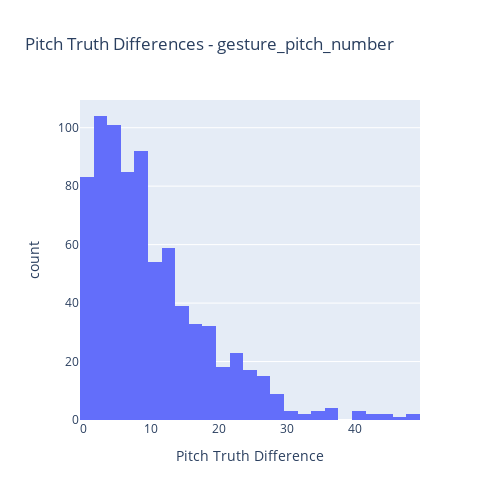
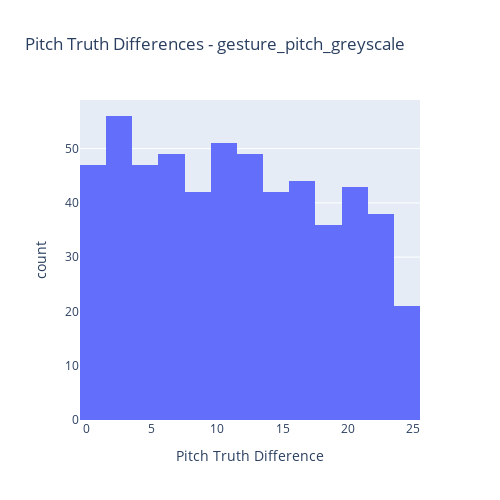
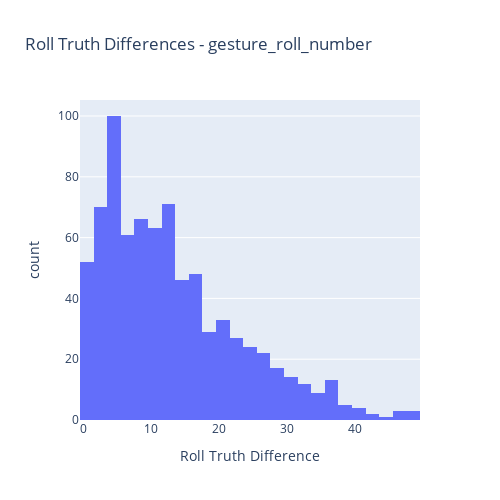

The notebook cell saved with these charts, in order:
### Code cell
def create_histogram_truth_plots(experiment_type, truth_type):
    filtered_df = df[(df['experiment_type'] == experiment_type) & 
                     (df['inputType'] == truth_type["input_type"])]

    fig = px.histogram(filtered_df, x=truth_type["truth_diff"],
                    title=f'{truth_type['label']} Differences - {experiment_type}',
                    labels={f'{truth_type["truth_diff"]}': f'{truth_type["label"]} Difference'})
    fig.update_layout(width=500, height=500)
    fig.show()
    
for experiment_type, truth_type in experiment_truth_type.items():
    create_histogram_truth_plots(experiment_type, truth_type)

### Figure 1 — Plotly figure (JSON) as saved in the notebook; plotly's stock layout.template omitted (floating-point values rounded to 4 significant figures; data arrays with more than 128 entries replaced by an {"elided": "..."} marker saying what was removed)
{"data": [{"alignmentgroup": "True", "bingroup": "x", "hovertemplate": "Pitch Truth Difference=%{x}<br>count=%{y}<extra></extra>", "legendgroup": "", "marker": {"color": "#636efa", "pattern": {"shape": ""}}, "name": "", "offsetgroup": "", "orientation": "v", "showlegend": false, "type": "histogram", "x": {"elided": "786 int values"}, "xaxis": "x", "yaxis": "y"}], "layout": {"barmode": "relative", "height": 500, "legend": {"tracegroupgap": 0}, "title": {"text": "Pitch Truth Differences - gesture_pitch_number"}, "width": 500, "xaxis": {"anchor": "y", "domain": [0, 1], "title": {"text": "Pitch Truth Difference"}}, "yaxis": {"anchor": "x", "domain": [0, 1], "title": {"text": "count"}}}}

### Figure 2 — Plotly figure (JSON) as saved in the notebook; plotly's stock layout.template omitted (floating-point values rounded to 4 significant figures; data arrays with more than 128 entries replaced by an {"elided": "..."} marker saying what was removed)
{"data": [{"alignmentgroup": "True", "bingroup": "x", "hovertemplate": "Pitch Truth Difference=%{x}<br>count=%{y}<extra></extra>", "legendgroup": "", "marker": {"color": "#636efa", "pattern": {"shape": ""}}, "name": "", "offsetgroup": "", "orientation": "v", "showlegend": false, "type": "histogram", "x": {"elided": "565 int values"}, "xaxis": "x", "yaxis": "y"}], "layout": {"barmode": "relative", "height": 500, "legend": {"tracegroupgap": 0}, "title": {"text": "Pitch Truth Differences - gesture_pitch_greyscale"}, "width": 500, "xaxis": {"anchor": "y", "domain": [0, 1], "title": {"text": "Pitch Truth Difference"}}, "yaxis": {"anchor": "x", "domain": [0, 1], "title": {"text": "count"}}}}

### Figure 3 — Plotly figure (JSON) as saved in the notebook; plotly's stock layout.template omitted (floating-point values rounded to 4 significant figures; data arrays with more than 128 entries replaced by an {"elided": "..."} marker saying what was removed)
{"data": [{"alignmentgroup": "True", "bingroup": "x", "hovertemplate": "Roll Truth Difference=%{x}<br>count=%{y}<extra></extra>", "legendgroup": "", "marker": {"color": "#636efa", "pattern": {"shape": ""}}, "name": "", "offsetgroup": "", "orientation": "v", "showlegend": false, "type": "histogram", "x": {"elided": "795 int values"}, "xaxis": "x", "yaxis": "y"}], "layout": {"barmode": "relative", "height": 500, "legend": {"tracegroupgap": 0}, "title": {"text": "Roll Truth Differences - gesture_roll_number"}, "width": 500, "xaxis": {"anchor": "y", "domain": [0, 1], "title": {"text": "Roll Truth Difference"}}, "yaxis": {"anchor": "x", "domain": [0, 1], "title": {"text": "count"}}}}
